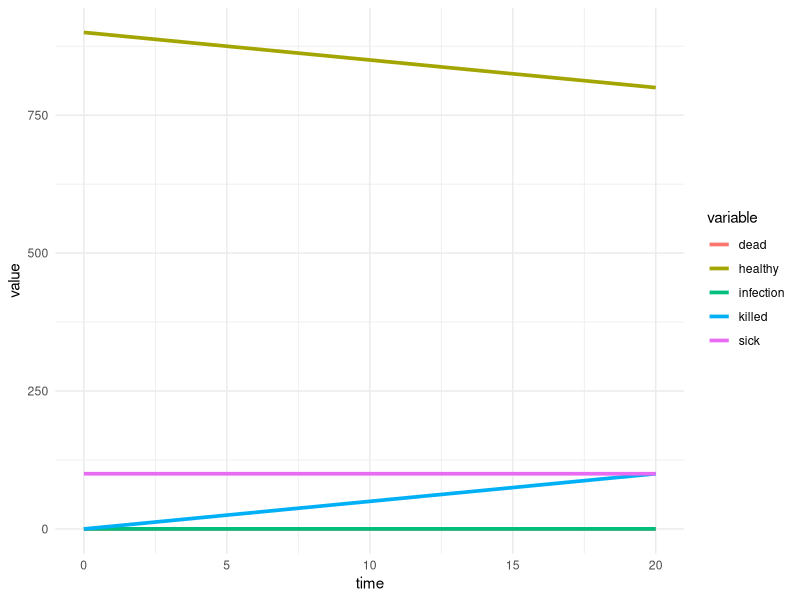

This chart was generated by the following R code:
## ---- chunk 1
library(deSolve)
library(tidyverse)
## ---- chunk 2
## time starts from 0 and continues until 20

time <- seq(0, 20, by=1)

## we have three stocks (people healthy, people sick and people killed)

stocks <- c( healthy = 900, sick = 100, killed = 0 )

## model has parameters, such as infection rate amd kill rate

auxs <- c( infection = .05, dead = 0.05 )
## ---- chunk 3
## here we define how each step is executed

model <- function(time, stocks, auxs){
  with(as.list(c(stocks, auxs)), {
      
    # we can modify parameters over time
    # if( time >= 10 ) {
    #     infection <- .00
    # }

    new_people_sick <- sick * infection
    new_dead_people <- sick * dead
      
    healthy_change <- - new_people_sick
    dead_change <- new_dead_people
    sick_change <- - new_dead_people + new_people_sick

    ## we update all three stocks and parameters
    return (
        list(
            c( healthy_change, sick_change, dead_change ),
            auxs
        )
    )
  }) 
}
## ---- chunk 4
## this runs the model
data <- data.frame( dede( y = stocks, times = time, func = model, parms = auxs, method = "lsodar"))
head( data )
tail( data )
## ---- chunk 5
df <- data %>% 
  pivot_longer(-time, names_to = 'variable')


ggplot(df, aes(time, value, color = variable))+
  geom_line(size =1.25)+
  theme_minimal()
